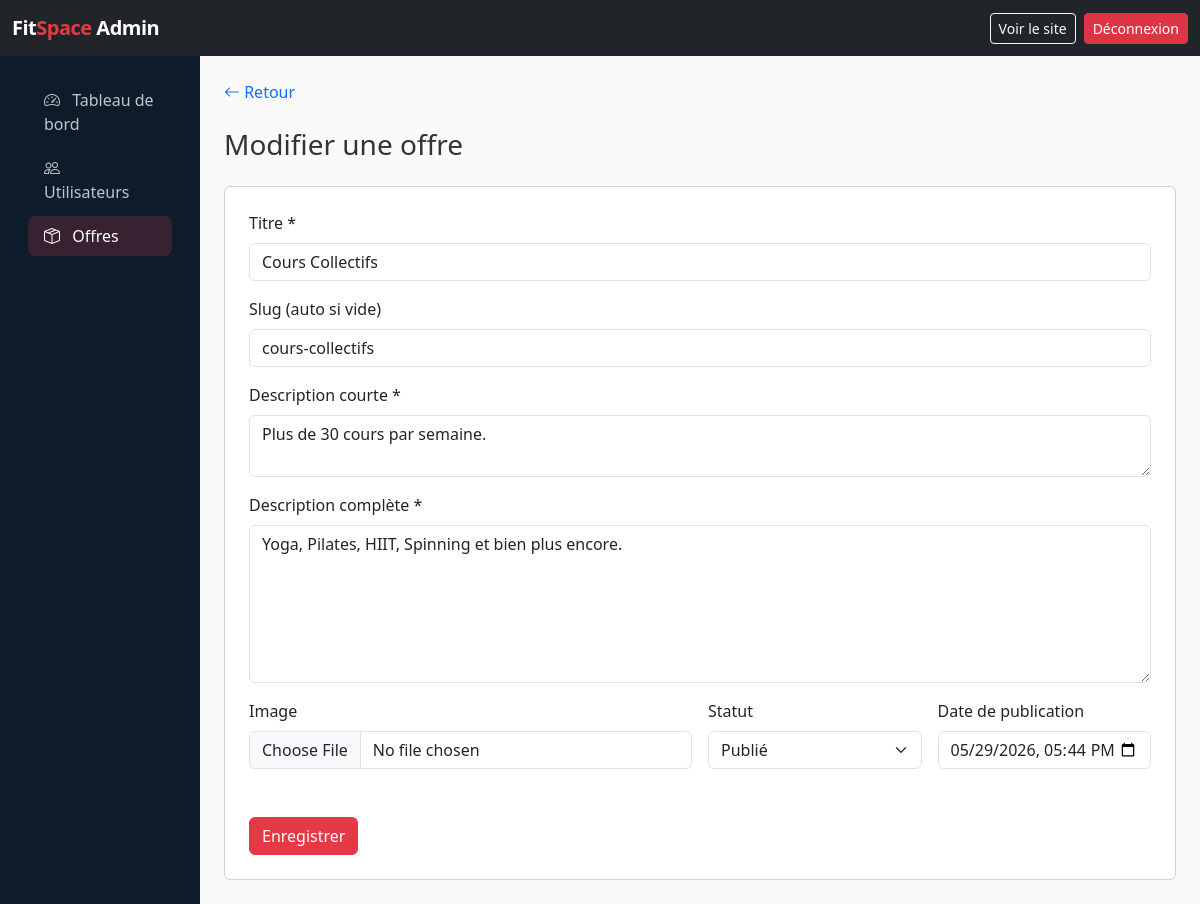
The page /admin/articles/3/edit (signed in) on the database its author committed.
### tables this page shows
CREATE TABLE articles (
    id INT UNSIGNED AUTO_INCREMENT PRIMARY KEY,
    title VARCHAR(255) NOT NULL,
    slug VARCHAR(255) NOT NULL UNIQUE,
    short_description TEXT NOT NULL,
    full_description TEXT NOT NULL,
    image VARCHAR(255) DEFAULT NULL,
    author_id INT UNSIGNED DEFAULT NULL,
    status ENUM('draft', 'published') NOT NULL DEFAULT 'published',
    published_at DATETIME NOT NULL DEFAULT CURRENT_TIMESTAMP,
    created_at DATETIME NOT NULL DEFAULT CURRENT_TIMESTAMP,
    updated_at DATETIME DEFAULT NULL ON UPDATE CURRENT_TIMESTAMP,

    CONSTRAINT fk_article_author
        FOREIGN KEY (author_id)
        REFERENCES users(id)
        ON DELETE SET NULL
);

### core/Controller.php (called while the page is built, shortened)
<?php
class Controller
{
    protected function view(string $view, array $data = [], string $layout = 'main'): void
    {
        $data['flash'] = $this->getFlash();
        $data['csrf_token'] = $this->csrfToken();
        extract($data);
        $viewFile = ROOT_PATH . '/views/' . $view . '.php';
        require $viewFile;
    }
    protected function csrfToken(): string
    {
        return $_SESSION['csrf_token'];
    }
    protected function getFlash(): ?array
    {
        $flash = $_SESSION['flash'] ?? null;
        return $flash;
    }
}

### controllers/AdminArticleController.php (called while the page is built, shortened)
<?php
class AdminArticleController extends Controller
{
    private Article $articleModel;
    public function __construct()
    {
        $this->articleModel = new Article();
    }
    public function edit(string $id): void
    {
        $article = $this->articleModel->findById((int) $id);
        $this->view('admin/articles/form', [
            'title' => 'Modifier une offre',
            'article' => $article,
        ], 'admin');
    }
}

### index.php (called while the page is built, shortened)
<?php
spl_autoload_register(function (string $class): void {
    $paths = [
        ROOT_PATH . '/core/',
        ROOT_PATH . '/controllers/',
        ROOT_PATH . '/models/',
        ROOT_PATH . '/middleware/',
    ];
    foreach ($paths as $path) {
        $file = $path . $class . '.php';
        if (file_exists($file)) {
            return;
        }
    }
});
require_once ROOT_PATH . '/helpers/functions.php';
$router = new Router();
$router->get('/', 'HomeController', 'index');
$router->get('/offres', 'ArticleController', 'index');
$router->get('/offres/{id}', 'ArticleController', 'show');
$router->get('/register', 'AuthController', 'registerForm', ['GuestMiddleware']);
$router->post('/register', 'AuthController', 'register', ['GuestMiddleware']);
$router->get('/login', 'AuthController', 'loginForm', ['GuestMiddleware']);
$router->post('/login', 'AuthController', 'login', ['GuestMiddleware']);
$router->get('/logout', 'AuthController', 'logout', ['AuthMiddleware']);
$router->get('/forgot-password', 'AuthController', 'forgotForm', ['GuestMiddleware']);
$router->post('/forgot-password', 'AuthController', 'forgot', ['GuestMiddleware']);
$router->get('/reset-password', 'AuthController', 'resetForm', ['GuestMiddleware']);
$router->post('/reset-password', 'AuthController', 'reset', ['GuestMiddleware']);
$router->get('/dashboard', 'UserController', 'dashboard', ['AuthMiddleware']);
$router->get('/profile', 'UserController', 'profile', ['AuthMiddleware']);
$router->post('/profile', 'UserController', 'updateProfile', ['AuthMiddleware']);
$router->post('/reservation/create', 'ReservationController', 'create', ['AuthMiddleware']);
$router->post('/reservation/cancel', 'ReservationController', 'cancel', ['AuthMiddleware']);
$router->get('/admin', 'AdminController', 'dashboard', ['AdminMiddleware']);
$router->get('/admin/users', 'AdminUserController', 'index', ['AdminMiddleware']);
$router->get('/admin/users/create', 'AdminUserController', 'create', ['AdminMiddleware']);
$router->post('/admin/users/create', 'AdminUserController', 'store', ['AdminMiddleware']);
$router->get('/admin/users/{id}', 'AdminUserController', 'show', ['AdminMiddleware']);
$router->get('/admin/users/{id}/edit', 'AdminUserController', 'edit', ['AdminMiddleware']);
$router->post('/admin/users/{id}/edit', 'AdminUserController', 'update', ['AdminMiddleware']);
$router->post('/admin/users/{id}/delete', 'AdminUserController', 'delete', ['AdminMiddleware']);
$router->get('/admin/articles', 'AdminArticleController', 'index', ['AdminMiddleware']);
$router->get('/admin/articles/create', 'AdminArticleController', 'create', ['AdminMiddleware']);
$router->post('/admin/articles/create', 'AdminArticleController', 'store', ['AdminMiddleware']);
$router->get('/admin/articles/{id}/edit', 'AdminArticleController', 'edit', ['AdminMiddleware']);
$router->get(
    '/admin/reservations',
    'AdminReservationController',
    'index',
    ['AdminMiddleware']
);
$router->post('/admin/articles/{id}/edit', 'AdminArticleController', 'update', ['AdminMiddleware']);
$router->post('/admin/articles/{id}/delete', 'AdminArticleController', 'delete', ['AdminMiddleware']);
$uri = $_SERVER['REQUEST_URI'] ?? '/';
$method = $_SERVER['REQUEST_METHOD'] ?? 'GET';
$router->dispatch($uri, $method);

### core/Database.php (called while the page is built)
<?php
class Database
{
    private static ?PDO $instance = null;
    public static function getInstance(): PDO
    {
        if (self::$instance === null) {
            $dsn = 'mysql:host=' . DB_HOST . ';dbname=' . DB_NAME . ';charset=' . DB_CHARSET;
            self::$instance = new PDO($dsn, DB_USER, DB_PASS, [
                PDO::ATTR_ERRMODE => PDO::ERRMODE_EXCEPTION,
                PDO::ATTR_DEFAULT_FETCH_MODE => PDO::FETCH_ASSOC,
                PDO::ATTR_EMULATE_PREPARES => false,
            ]);
        }
        return self::$instance;
    }
}

### models/Article.php (called while the page is built, shortened)
<?php
class Article
{
    private PDO $db;
    public function __construct()
    {
        $this->db = Database::getInstance();
    }
    public function findById(int $id): ?array
    {
        $stmt = $this->db->prepare(
            'SELECT a.*, u.first_name AS author_first, u.last_name AS author_last
             FROM articles a
             LEFT JOIN users u ON a.author_id = u.id
             WHERE a.id = ?'
        );
        $stmt->execute([$id]);
        return $stmt->fetch() ?: null;
    }
}

### helpers/functions.php (called while the page is built, shortened)
<?php
function e(?string $value): string
{
    return htmlspecialchars($value ?? '', ENT_QUOTES, 'UTF-8');
}

### views/admin/articles/form.php (the view, shortened to what this page needs)
<div class="mb-4">
    <a href="<?= APP_URL ?>/admin/articles" class="text-decoration-none"><i class="bi bi-arrow-left"></i> Retour</a>
</div>
<h1 class="h3 mb-4"><?= $article ? 'Modifier' : 'Créer' ?> une offre</h1>
<div class="card p-4">
    <form method="POST" action="<?= $article ? APP_URL . '/admin/articles/' . (int)$article['id'] . '/edit' : APP_URL . '/admin/articles/create' ?>" enctype="multipart/form-data">
        <div class="mb-3">
            <label class="form-label">Titre *</label>
            <input type="text" name="title" class="form-control" required value="<?= e($article['title'] ?? '') ?>">
        </div>
        <div class="mb-3">
            <label class="form-label">Slug (auto si vide)</label>
            <input type="text" name="slug" class="form-control" value="<?= e($article['slug'] ?? '') ?>">
        </div>
        <div class="mb-3">
            <label class="form-label">Description courte *</label>
            <textarea name="short_description" class="form-control" rows="2" required><?= e($article['short_description'] ?? '') ?></textarea>
        </div>
        <div class="mb-3">
            <label class="form-label">Description complète *</label>
            <textarea name="full_description" class="form-control" rows="6" required><?= e($article['full_description'] ?? '') ?></textarea>
        </div>
        <div class="row g-3">
            <div class="col-md-6">
                <label class="form-label">Image</label>
                <input type="file" name="image" class="form-control" accept="image/*">
            </div>
            <div class="col-md-3">
                <label class="form-label">Statut</label>
                <select name="status" class="form-select">
                    <option value="published" <?= ($article['status'] ?? 'published') === 'published' ? 'selected' : '' ?>>Publié</option>
                </select>
            </div>
            <div class="col-md-3">
                <label class="form-label">Date de publication</label>
                <input type="datetime-local" name="published_at" class="form-control"
                    value="<?= isset($article['published_at']) ? date('Y-m-d\TH:i', strtotime($article['published_at'])) : date('Y-m-d\TH:i') ?>">
            </div>
        </div>
        <button type="submit" class="btn btn-primary mt-4">Enregistrer</button>
    </form>
</div>

### core/Router.php (shortened to what this page needs)
<?php
class Router
{
    private array $routes = [];
    private function addRoute(string $httpMethod, string $path, string $controller, string $method, array $middleware): void
    {
        $this->routes[] = [
            'method' => $httpMethod,
            'path' => $path,
            'controller' => $controller,
            'action' => $method,
            'middleware' => $middleware,
        ];
    }
    public function dispatch(string $uri, string $httpMethod): void
    {
        $uri = parse_url($uri, PHP_URL_PATH);
        $basePath = parse_url(APP_URL, PHP_URL_PATH) ?: '';
        if ($basePath && str_starts_with($uri, $basePath)) {
            $uri = substr($uri, strlen($basePath)) ?: '/';
        }
        $uri = rtrim($uri, '/') ?: '/';
        foreach ($this->routes as $route) {
            $pattern = preg_replace('/\{([a-zA-Z_]+)\}/', '([^/]+)', $route['path']);
            $pattern = '#^' . $pattern . '$#';
            if ($route['method'] === $httpMethod && preg_match($pattern, $uri, $matches)) {
                array_shift($matches);
                $action = $route['action'];
                $controller = new $controllerName();
                call_user_func_array([$controller, $action], $matches);
                return;
            }
        }
    }
}

### public/assets/css/style.css (style rules this page uses)
:root { --primary: #e63946; --primary-dark: #c1121f; --dark: #1d3557; --darker: #0d1b2a; --light: #f1faee; --accent: #457b9d; --gradient: linear-gradient(135deg, #1d3557 0%, #e63946 100%); }
body { font-family: 'Segoe UI', system-ui, -apple-system, sans-serif; color: #333; background-color: #fafafa; }
.btn-primary { background-color: var(--primary); border-color: var(--primary); }

### rows shown on the page
articles: title "Cours Collectifs", slug "cours-collectifs", short_description "Plus de 30 cours par semaine.", full_description "Yoga, Pilates, HIIT, Spinning et bien plus encore.", status "Publié", published_at "05/29/2026 17:44"
